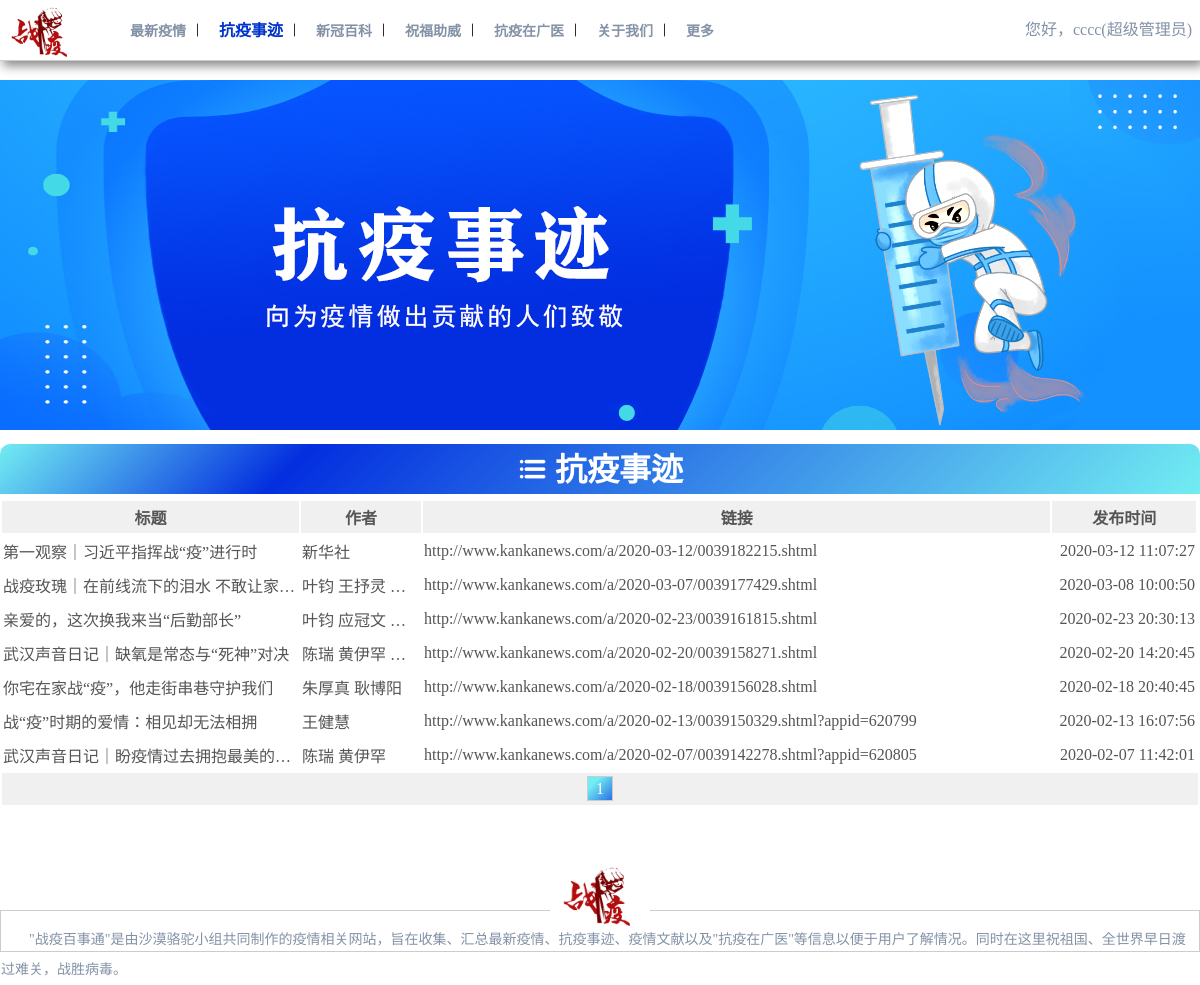
/home/news/news.php (signed in), run on the app's committed database.
### tables this page shows
CREATE TABLE `news`  (
  `title` varchar(255) NULL DEFAULT NULL,
  `article` longtext NULL,
  `author` varchar(255) NULL DEFAULT NULL,
  `link` varchar(255) NULL DEFAULT NULL,
  `datetime` datetime(0) NULL DEFAULT NULL,
  `newsid` int(10) UNSIGNED NOT NULL AUTO_INCREMENT,
  PRIMARY KEY (`newsid`) USING BTREE
);

### home/news/news.php (the view, shortened to what this page needs)
<?php
require_once("../conn.php");
$pagesizeNews = 10;
$pageNews = isset($_GET['pageNews']) ? $_GET['pageNews'] : 1;
$startrowNews = ($pageNews-1)*$pagesizeNews;
$sql = "SELECT * FROM news ORDER BY datetime DESC";
$result = mysqli_query($conn,$sql);
$recordsNews = mysqli_num_rows($result);
$pagesNews = ceil($recordsNews/$pagesizeNews);
$sql .=" LIMIT {$startrowNews},{$pagesizeNews}";
$result = mysqli_query($conn,$sql);
$arrsNewss = mysqli_fetch_all($result,MYSQLI_ASSOC);
if(isset($_SESSION['id']))
{
	$id = $_SESSION['id'];
	$dsn = "mysql:host=127.0.0.1;port=3306;dbname=zybst;charset=utf8";
	$username = "root";
	$pwd = "12345";
	$pdo = new PDO($dsn,$username,$pwd);
	$sql_select = "SELECT identity FROM user WHERE id = ?";
	$PDOStatement = $pdo->prepare($sql_select);
	$PDOStatement->bindValue(1,$id);
	$PDOStatement->execute();
	$record=$PDOStatement->fetch(PDO::FETCH_ASSOC);
	$identity = $record['identity'];
}
?>
<!DOCTYPE html>
<!DOCTYPE html>
<html lang="en">
<head>
   <link rel="stylesheet" href="../../css/page.css">
    <link rel="stylesheet" href="../../css/iconfont.css">
</head>
<body>
<div id="header">
    <div class="header">
        <div class="header_left">
        <a href="../../index.php"><img src="../../image/logo3.png" alt=""></a>
        </div>
        <div class="header_center">
            <a href="../situation.php" >最新疫情</a>
             <i class="icon-anjianfengexian iconfont"></i>
            <a href="../story.php" id="this">抗疫事迹</a>
             <i class="icon-anjianfengexian iconfont"></i>
            <a href="../literature.php">新冠百科</a>
             <i class="icon-anjianfengexian iconfont"></i>
            <a href="../benediction.php">祝福助威</a>
             <i class="icon-anjianfengexian iconfont"></i>
            <a href="../gdmu.php">抗疫在广医</a>
             <i class="icon-anjianfengexian iconfont"></i>
            <a href="../us.php">关于我们</a>
             <i class="icon-anjianfengexian iconfont"></i>
            <a href="../more.php">更多</a>
        </div>
        <div class="header_right">
				<?php
					if(isset($id))
					{
						if($identity == "超级管理员")
						{
							echo "<div class='userid'>您好，{$id}(超级管理员)</div>";
						}else
						{
						echo "<div class='logout'><a href='../logout.php'>退出</a></div>";
						echo "<div class='userid'>您好，{$id}</div>";
						}
					}else
					{
						echo "<a href='../login.php' target='_blank' class ='register'>注册</a>";
						echo"<a href='../login.php' target='_blank' class = 'login'><i class='icon-ren iconfont'></i>登录</a>";
					}?>
            </div>
    </div>
</div>
    <div class="view">
        <img src="../../image/story.jpg" alt="">
    </div>
<div class="news_box">
	<div class="news_name"><i class="icon-liebiao1 iconfont"></i>&nbsp;抗疫事迹</div>
	<table class="news_list">
		<tr>
			<th width="25%">标题</th>
			<th width="10%">作者</th>
			<th class="news_link" width="53%">链接</th>
			<th width="12%">发布时间</th>
		</tr>
		<?php
		    foreach ($arrsNewss as $arrsNews) {
		     ?>
		    <tr>
		    <td><?php echo $arrsNews['title']; ?></td>
		    <td><?php echo $arrsNews['author']; ?></td>
		    <td class="news_link"><?php $newsLink = $arrsNews['link']; echo "<a href='$newsLink' target='_blank' >$newsLink</a>"; ?></td>
		    <td style="text-align: right;"><?php echo $arrsNews['datetime']; ?></td>
		    </tr>
		    <?php }?>
		    	<tr >
		    		<td class="news_nav" colspan="5">
						<?php
							for($i=1;$i<=$pagesNews;$i++){
								if($pageNews==$i){
								echo"<span>$i</span>" ;
								}else
								{
								echo"<a href='?pageNews=$i#news'>$i</a>" ;
								}
							}
							?>
					</td>
				</tr>
	</table>
</div>
    <div id="bottom">
        <div class="bottom_top">
            <img src="../../image/logo3.png" alt="">
        </div>
        <div class="bottom_bottom">
        <p>"战疫百事通"是由沙漠骆驼小组共同制作的疫情相关网站，旨在收集、汇总最新疫情、抗疫事迹、疫情文献以及"抗疫在广医"等信息以便于用户了解情况。同时在这里祝祖国、全世界早日渡过难关，战胜病毒。</p></div>
    </div>
</body>
</html>

### css/page.css (style rules this page uses)
body { font-size: 16px; padding: 0px; margin: 0px; }
a { text-decoration: none; }
#header { width: 100%; height: 60px; border-bottom: 1px solid #ccc; box-shadow:3px 5px 10px #888888; background-color: #FFF; overflow: hidden; position: fixed; top: 0; z-index: 999; }
.header { width: 1366px; height: 60px; margin: 0px auto; }
.header_left { width: 120px; height: 60px; float: left; }
.header_left img { padding: 3px 0px; height: 54px; }
.header_center { width: 650px; height: 60px; line-height: 60px; float: left; font-size: 14px; }
.header_center a { color:#8392A6; font-weight:bold; margin-left: 10px; }
#this { color:#0033CC; font-size: 16px; }
.header_right { width: 550px; height: 60px; float: right; line-height: 60px; color: #8392A6; }
.userid { float: right; }
.view { width: 100%; text-align: center; margin-top: 80px; }
.view img { width: 1200px; }
#bottom { margin-top: 55px; width: 100%; height: 50px; }
.bottom_top { text-align: center; margin-bottom: -20px; }
.bottom_top img { width: 100px; }
.bottom_bottom { height: 40px; border: 1px solid #ccc; line-height: 60px; }
.bottom_bottom p { font-size:14px; text-indent: 2em; color: #8392A6; line-height: 30px; }
.news_box { width: 1200px; margin: 10px auto; }
.news_name { width: 1200px; height: 50px; background-image: linear-gradient( 135deg, #72EDF2 0%, #032EDF 25%, #72EDF2 100%); color: #ffffff; font-size: 32px; font-weight: bold; border-top-right-radius: 10px; border-top-left-radius: 10px; text-align: center; }
.news_name i { font-size: 30px; font-weight: bold; }
.news_list { margin: 5px auto; width: 1200px; table-layout: fixed; font-size: 16px; }
.news_list a { color: #555555; }
.news_list tr { width: 100%; color: #555555; height: 30px; }
.news_list th { color: #555555; height: 30px; background-color: #F0F0F0; }
.news_list td { color: #555555; height: 30px; white-space: nowrap; overflow: hidden; text-overflow: ellipsis; }
.news_nav { background-color: #F0F0F0; text-align: center; }
.news_nav span { padding: 3px 8px; margin: 0px 3px; border: 1px solid #ccc; background-image: linear-gradient( 135deg,#72EDF2 25%, #2A71E6 100%); color: #fff; }

### data on the page
news: title "第一观察｜习近平指挥战“疫”进行时", author "新华社", link "http://www.kankanews.com/a/2020-03-12/0039182215.shtml", datetime "2020-03-12 11:07:27"
news: title "战疫玫瑰｜在前线流下的泪水 不敢让家…", author "叶钧 王抒灵…", link "http://www.kankanews.com/a/2020-03-07/0039177429.shtml", datetime "2020-03-08 10:00:50"
news: title "亲爱的，这次换我来当“后勤部长”", author "叶钧 应冠文…", link "http://www.kankanews.com/a/2020-02-23/0039161815.shtml", datetime "2020-02-23 20:30:13"
news: title "武汉声音日记｜缺氧是常态与“死神”对决", author "陈瑞 黄伊罕…", link "http://www.kankanews.com/a/2020-02-20/0039158271.shtml", datetime "2020-02-20 14:20:45"
news: title "你宅在家战“疫”，他走街串巷守护我们", author "朱厚真 耿博阳", link "http://www.kankanews.com/a/2020-02-18/0039156028.shtml", datetime "2020-02-18 20:40:45"
news: title "战“疫”时期的爱情：相见却无法相拥", author "王健慧", link "http://www.kankanews.com/a/2020-02-13/0039150329.shtml?appid=620799", datetime "2020-02-13 16:07:56"
news: title "武汉声音日记｜盼疫情过去拥抱最美的…", author "陈瑞 黄伊罕", link "http://www.kankanews.com/a/2020-02-07/0039142278.shtml?appid=620805", datetime "2020-02-07 11:42:01"

### other printed values
$id "cccc"
